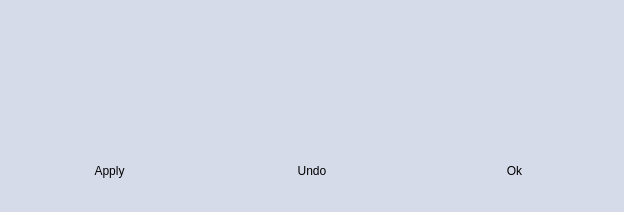
<?xml version="1.0" encoding="UTF-8"?>
<ui version="4.0">
 <class>FerromagnetWindow</class>
 <widget class="QDialog" name="FerromagnetWindow">
  <property name="geometry">
   <rect>
    <x>0</x>
    <y>0</y>
    <width>624</width>
    <height>212</height>
   </rect>
  </property>
  <property name="windowTitle">
   <string>FerromagnetWindow</string>
  </property>
  <property name="styleSheet">
   <string notr="true">QWidget{
background: rgb(214, 219, 233,255);
}

QComboBox{
background: rgb(214, 219, 233,255);
border: none;
}

QComboBox:hover{
background: rgb(255, 255, 191,255);
border:  2px solid rgb(255, 170, 0,255);
}

QPushButton:hover{
background: rgb(255, 255, 191,255);
border:  2px solid rgb(255, 170, 0,255);
}

QPushButton{
border: none;
background: rgb(214, 219, 233,255);
}

QTableWidget {
    background: rgb(214, 219, 233,255);
border: none;
}

QHeaderView::section{
background-color: rgb(235, 241, 255, 255);
}
</string>
  </property>
  <layout class="QVBoxLayout" name="verticalLayout_2">
   <item>
    <layout class="QVBoxLayout" name="verticalLayout" stretch="2,1">
     <item>
      <widget class="CustomTableWidget" name="tableWidget">
       <property name="sizePolicy">
        <sizepolicy hsizetype="Ignored" vsizetype="Ignored">
         <horstretch>0</horstretch>
         <verstretch>0</verstretch>
        </sizepolicy>
       </property>
      </widget>
     </item>
     <item>
      <layout class="QHBoxLayout" name="horizontalLayout" stretch="1,1,1">
       <item>
        <widget class="QPushButton" name="pushButtonApply">
         <property name="sizePolicy">
          <sizepolicy hsizetype="Ignored" vsizetype="Ignored">
           <horstretch>0</horstretch>
           <verstretch>0</verstretch>
          </sizepolicy>
         </property>
         <property name="text">
          <string>Apply</string>
         </property>
        </widget>
       </item>
       <item>
        <widget class="QPushButton" name="pushButtonUndo">
         <property name="sizePolicy">
          <sizepolicy hsizetype="Ignored" vsizetype="Ignored">
           <horstretch>0</horstretch>
           <verstretch>0</verstretch>
          </sizepolicy>
         </property>
         <property name="text">
          <string>Undo</string>
         </property>
        </widget>
       </item>
       <item>
        <widget class="QPushButton" name="pushButtonOk">
         <property name="sizePolicy">
          <sizepolicy hsizetype="Ignored" vsizetype="Ignored">
           <horstretch>0</horstretch>
           <verstretch>0</verstretch>
          </sizepolicy>
         </property>
         <property name="text">
          <string>Ok</string>
         </property>
        </widget>
       </item>
      </layout>
     </item>
    </layout>
   </item>
  </layout>
 </widget>
 <layoutdefault spacing="6" margin="11"/>
 <customwidgets>
  <customwidget>
   <class>CustomTableWidget</class>
   <extends>QTableWidget</extends>
   <header>CustomTableWidget.h</header>
  </customwidget>
 </customwidgets>
 <resources/>
 <connections/>
 <slots>
  <slot>on_push_button_undo()</slot>
  <slot>on_push_button_apply()</slot>
 </slots>
</ui>
